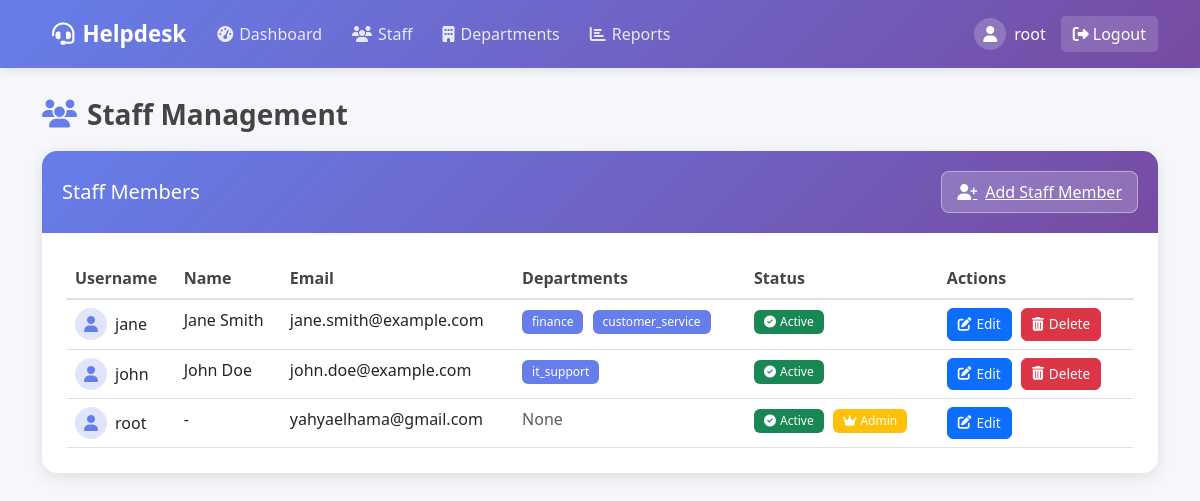
The page /staff/ (signed in) on the database its author committed.
### tickets/models.py (models this page shows)
class Department(models.Model):
    name = models.CharField(max_length=100, unique=True)
    description = models.TextField(blank=True)
    staff = models.ManyToManyField(User, related_name='departments', limit_choices_to={'is_staff': True})
    created_at = models.DateTimeField(auto_now_add=True)
    def __str__(self):
        return self.name

### tickets/views.py (the view)
# urls.py: path('staff/', views.staff_list, name='staff_list'),
@login_required
@superuser_required
def staff_list(request):
    staff = User.objects.filter(is_staff=True).order_by('username')
    context = {
        'staff': staff,
    }
    return render(request, 'tickets/staff/staff_list.html', context)

### tickets/views.py (called while the page is built)
def superuser_required(function):
    actual_decorator = user_passes_test(lambda u: u.is_superuser)
    return actual_decorator(function)

### tickets/templates/tickets/staff/staff_list.html (shortened to what this page needs)
{% extends 'base.html' %}
{% block content %}
<div class="row mb-4">
    <div class="col-12">
        <h3 class="staff-title">
            <i class="fas fa-users"></i>Staff Management
        </h3>
        <div class="staff-card">
            <div class="staff-header">
                <h5 class="mb-0">Staff Members</h5>
                <a href="{% url 'staff_create_alt' %}" class="add-staff-btn">
                    <i class="fas fa-user-plus"></i> Add Staff Member
                </a>
            </div>
            <div class="staff-body">
                {% if staff %}
                <div class="table-responsive">
                    <table class="table table-hover">
                        <thead>
                            <tr>
                                <th>Username</th>
                                <th>Name</th>
                                <th>Email</th>
                                <th>Departments</th>
                                <th>Status</th>
                                <th>Actions</th>
                            </tr>
                        </thead>
                        <tbody>
                            {% for user in staff %}
                            <tr>
                                <td>
                                    <div class="d-flex align-items-center">
                                        <div class="user-avatar me-2" style="background-color: rgba(102, 126, 234, 0.2); width: 32px; height: 32px; border-radius: 50%; display: flex; align-items: center; justify-content: center;">
                                            <i class="fas fa-user" style="color: var(--primary-color);"></i>
                                        </div>
                                        {{ user.username }}
                                    </div>
                                </td>
                                <td>{{ user.get_full_name|default:"-" }}</td>
                                <td>{{ user.email|default:"-" }}</td>
                                <td>
                                    {% for dept in user.departments.all %}
                                    <span class="badge badge-dept">{{ dept }}</span>
                                    {% empty %}
                                    <span class="text-muted">None</span>
                                    {% endfor %}
                                </td>
                                <td>
                                    {% if user.is_active %}
                                    <span class="badge bg-success">
                                        <i class="fas fa-check-circle me-1"></i>Active
                                    </span>
                                    {% else %}
                                    <span class="badge bg-danger">
                                        <i class="fas fa-times-circle me-1"></i>Inactive
                                    </span>
                                    {% endif %}
                                    {% if user.is_superuser %}
                                    <span class="badge bg-warning">
                                        <i class="fas fa-crown me-1"></i>Admin
                                    </span>
                                    {% endif %}
                                </td>
                                <td>
                                    <a href="{% url 'staff_edit_alt' user.id %}" class="btn btn-primary btn-sm action-btn">
                                        <i class="fas fa-edit"></i>Edit
                                    </a>
                                    {% if not user.is_superuser and user != request.user %}
                                    <a href="{% url 'staff_delete' user.id %}" class="btn btn-danger btn-sm action-btn">
                                        <i class="fas fa-trash-alt"></i>Delete
                                    </a>
                                    {% endif %}
                                </td>
                            </tr>
                            {% endfor %}
                        </tbody>
                    </table>
                </div>
                {% else %}
                <div class="empty-state">
                    <i class="fas fa-users-slash"></i>
                    <p>No staff members found.</p>
                </div>
                {% endif %}
            </div>
        </div>
    </div>
</div>
{% endblock %}

### templates/base.html (shortened to what this page needs)
<!DOCTYPE html>
<html lang="en">
<head>
    <link href="https://cdn.jsdelivr.net/npm/bootstrap@5.3.0/dist/css/bootstrap.min.css" rel="stylesheet">
    <link rel="stylesheet" href="https://cdnjs.cloudflare.com/ajax/libs/font-awesome/6.4.0/css/all.min.css">
</head>
<body>
    <nav class="navbar navbar-expand-lg navbar-dark">
        <div class="container">
            <a class="navbar-brand" href="{% url 'dashboard' %}">
                <i class="fas fa-headset me-2"></i>Helpdesk
            </a>
            <div class="collapse navbar-collapse" id="navbarNav">
                <ul class="navbar-nav me-auto">
                    {% if user.is_staff %}
                    <li class="nav-item">
                        <a class="nav-link" href="{% url 'dashboard' %}">
                            <i class="fas fa-tachometer-alt nav-icon"></i>Dashboard
                        </a>
                    </li>
                    {% if user.is_superuser %}
                    <li class="nav-item">
                        <a class="nav-link" href="{% url 'staff_list' %}">
                            <i class="fas fa-users nav-icon"></i>Staff
                        </a>
                    </li>
                    <li class="nav-item">
                        <a class="nav-link" href="{% url 'department_list' %}">
                            <i class="fas fa-building nav-icon"></i>Departments
                        </a>
                    </li>
                    <li class="nav-item">
                        <a class="nav-link" href="{% url 'ticket_report' %}">
                            <i class="fas fa-chart-bar nav-icon"></i>Reports
                        </a>
                    </li>
                    {% endif %}
                    {% endif %}
                </ul>
                <ul class="navbar-nav">
                    {% if user.is_authenticated %}
                    <li class="nav-item user-welcome">
                        <div class="user-avatar">
                            <i class="fas fa-user"></i>
                        </div>
                        <span>{{ user.username }}</span>
                    </li>
                    <li class="nav-item">
                        <form method="post" action="{% url 'accounts:logout' %}" class="d-inline">
                            <button type="submit" class="logout-btn">
                                <i class="fas fa-sign-out-alt me-1"></i>Logout
                            </button>
                        </form>
                    </li>
                    {% else %}
                    <li class="nav-item">
                        <a class="nav-link" href="{% url 'accounts:login' %}">
                            <i class="fas fa-sign-in-alt me-1"></i>Login
                        </a>
                    </li>
                    {% endif %}
                </ul>
            </div>
        </div>
    </nav>
    <div class="container">
        <div class="content">
            {% block content %}
            {% endblock %}
        </div>
    </div>
</body>
</html>

### templates/base.html (style rules this page uses)
:root { --primary-color: #667eea; --primary-dark: #5a6fd9; --secondary-color: #764ba2; --secondary-dark: #6a429c; --light-bg: #f5f7fa; --card-shadow: 0 4px 15px rgba(0, 0, 0, 0.1); }
body { background-color: var(--light-bg); font-family: 'Segoe UI', Tahoma, Geneva, Verdana, sans-serif; min-height: 100vh; padding-bottom: 40px; }
.navbar { background: linear-gradient(135deg, var(--primary-color) 0%, var(--secondary-color) 100%); box-shadow: 0 2px 10px rgba(0, 0, 0, 0.1); padding: 12px 0; margin-bottom: 30px; }
.navbar-brand { font-weight: 600; font-size: 1.4rem; padding-left: 10px; }
.navbar-dark .navbar-nav .nav-link { color: rgba(255, 255, 255, 0.85); font-weight: 500; padding: 8px 15px; border-radius: 5px; transition: all 0.3s; }
.nav-icon { margin-right: 6px; }
.user-welcome { display: flex; align-items: center; color: white; padding: 0 15px; }
.user-avatar { background-color: rgba(255, 255, 255, 0.2); width: 32px; height: 32px; border-radius: 50%; display: flex; align-items: center; justify-content: center; margin-right: 8px; }
.logout-btn { background-color: rgba(255, 255, 255, 0.15); border-radius: 5px; color: white; border: none; padding: 6px 12px; transition: all 0.3s; }

### tickets/templates/tickets/staff/staff_list.html (style rules this page uses)
.staff-card { border: none; border-radius: 15px; box-shadow: var(--card-shadow); overflow: hidden; margin-bottom: 25px; background-color: white; }
.staff-header { background: linear-gradient(135deg, var(--primary-color) 0%, var(--secondary-color) 100%); padding: 20px; color: white; display: flex; justify-content: space-between; align-items: center; }
.staff-body { padding: 25px; }
.add-staff-btn { background-color: rgba(255, 255, 255, 0.2); border: 1px solid rgba(255, 255, 255, 0.4); color: white; border-radius: 8px; padding: 8px 15px; font-weight: 500; transition: all 0.3s; display: flex; align-items: center; }
.add-staff-btn i { margin-right: 8px; }
.table { margin-bottom: 0; }
.table thead th { border-top: none; border-bottom: 2px solid #e0e0e0; font-weight: 600; color: #444; }
.action-btn { border-radius: 6px; padding: 5px 10px; font-size: 0.85rem; margin-right: 5px; display: inline-flex; align-items: center; }
.action-btn i { margin-right: 5px; }
.badge { padding: 6px 10px; font-weight: 500; border-radius: 6px; margin-right: 5px; }
.badge-dept { background-color: var(--primary-color); color: white; }
.staff-title { font-weight: 600; margin-bottom: 20px; color: #444; display: flex; align-items: center; }
.staff-title i { margin-right: 10px; color: var(--primary-color); }

### rows shown on the page
Department: name "finance"
Department: name "customer_service"
Department: name "it_support"

### other values the page prints
{{ user.username }} "root"
{{ user.username }} "jane"
{{ user.get_full_name|default:"-" }} "Jane Smith"
{{ user.email|default:"-" }} "jane.smith@example.com"
{{ user.username }} "john"
{{ user.get_full_name|default:"-" }} "John Doe"
{{ user.email|default:"-" }} "john.doe@example.com"
{{ user.get_full_name|default:"-" }} "-"
{{ user.email|default:"-" }} "yahyaelhama@gmail.com"
